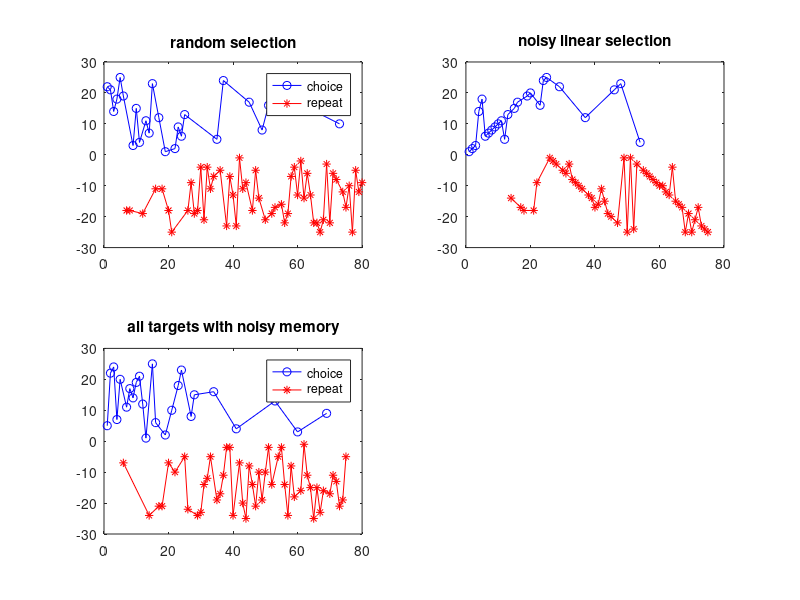

Reproduce this figure in MATLAB.


panel = [1:25];

choice=[]; repeat=[];

for ii=1:80  % will make 80 choices
   r=rand(1,25);  c=find(r==max(r)); % select randomly one of the 25 holes
   %-use the index of the max proba as chocie number
   if length(choice)>=1 % this is to store the final choices and code repeats as negative numbers
       if length(find(choice==c))>=1
         choice=[choice;-c];
       else
         choice=[choice;c];
       end
   else
        choice=[choice;c];
   end
   
end

tc = find(choice>0);
trep= find(choice<0);
subplot(2,2,1);plot(tc,choice(tc),'-o','color','blue'); title('random selection');hold on
plot(trep,choice(trep),'-*','color','red');legend({'choice','repeat'});

choice=[]; repeat=[];

% here the simul is choosing in a linear way but with some noise

for jj=1:3 %number of repeat of the 25 holes
   for c=1:25  % select from hole 1 to 25
       %random noise
       noise=0.3; %will select something else in 20% cases
       r1=rand(); 
       if r1 >= 1-noise
       r2=rand(1,25); c=find(r2==max(r2));%here does the random selection -use the index of the max proba as chocie number
       end
       
   if length(choice)>=1
       if length(find(choice==c))>=1
         choice=[choice;-c];
       else
         choice=[choice;c];
       end
   else
        choice=[choice;c];
   end
  
   end
end

tc = find(choice>0);
trep= find(choice<0);
subplot(2,2,2);plot(tc,choice(tc),'-o','color','blue'); title('noisy linear selection'); 
hold on
plot(trep,choice(trep),'-*','color','red')


% noisy selection with some memory 
choice=[]; repeat=[];


for jj=1:3 %number of repeat of the 25 holes
    choiceseries=randsample(25,25); %produce a list of choices with no repeat
   for c=1:25  % index to select from choice series
       %random noise
       noise=0.3; %will select something else (potentially repeat) in proba=noise cases
       r1=rand(); 
       if r1 >= 1-noise
       r2=rand(1,25); c=find(r2==max(r2)); %here does the random selection -use the index of the max proba as chocie number
       else
       c=choiceseries(c) % if not random take the current choice from list
       end
       
   if length(choice)>=1
       if length(find(choice==c))>=1
         choice=[choice;-c];
       else
         choice=[choice;c];
       end
   else
        choice=[choice;c];
   end
  
   end
end


tc = find(choice>0);
trep= find(choice<0);
subplot(2,2,3);plot(tc,choice(tc),'-o','color','blue'); title('all targets with noisy memory');hold on
plot(trep,choice(trep),'-*','color','red');legend({'choice','repeat'});
